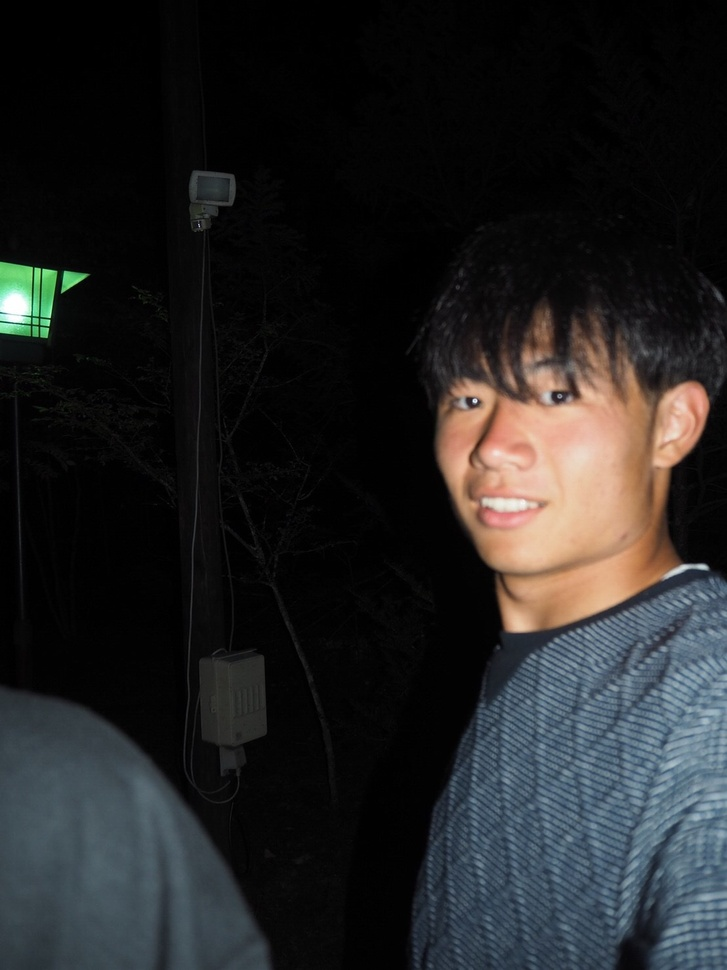
#> input picture rikus/13.JPG, 727 x 970 px, shrunk from 1108 x 1478 before the run
$ python karoe.py
#> lines starting #> are read from the running program, lines starting #| are printed output that depends on the picture
# -*- coding:utf-8 -*-
import cv2
import numpy as np
import matplotlib.pyplot as plt # matplotlibを読み込んで、pyplotを pltという名前で使う。
import re

# 先ほど集めてきた画像データのあるディレクトリ
input_data_path = './rikus/'
# 切り抜いた画像の保存先ディレクトリ(予めディレクトリを作っておいてください)
save_path = './rikukaroes/'
# OpenCVのデフォルトの分類器のpath。(https://github.com/opencv/opencv/blob/master/data/haarcascades/haarcascade_frontalface_default.xmlのファイルを使う)
cascade_path = "../../opencv/data/haarcascades/haarcascade_frontalface_alt.xml"

faceCascade = cv2.CascadeClassifier(cascade_path)

# 収集した画像の枚数(任意で変更)
image_count = 13
# 顔検知に成功した数(デフォルトで0を指定)
face_detect_count = 0

# 集めた画像データから顔が検知されたら、切り取り、保存する。

for i in range(image_count):
    img = cv2.imread(input_data_path + str(image_count) + '.JPG', cv2.IMREAD_COLOR)
#> img is the input picture: shape (970, 727, 3); mean B, G, R 35.6, 35.3, 35.1
    print(i)
    gray = cv2.cvtColor(img, cv2.COLOR_BGR2GRAY)
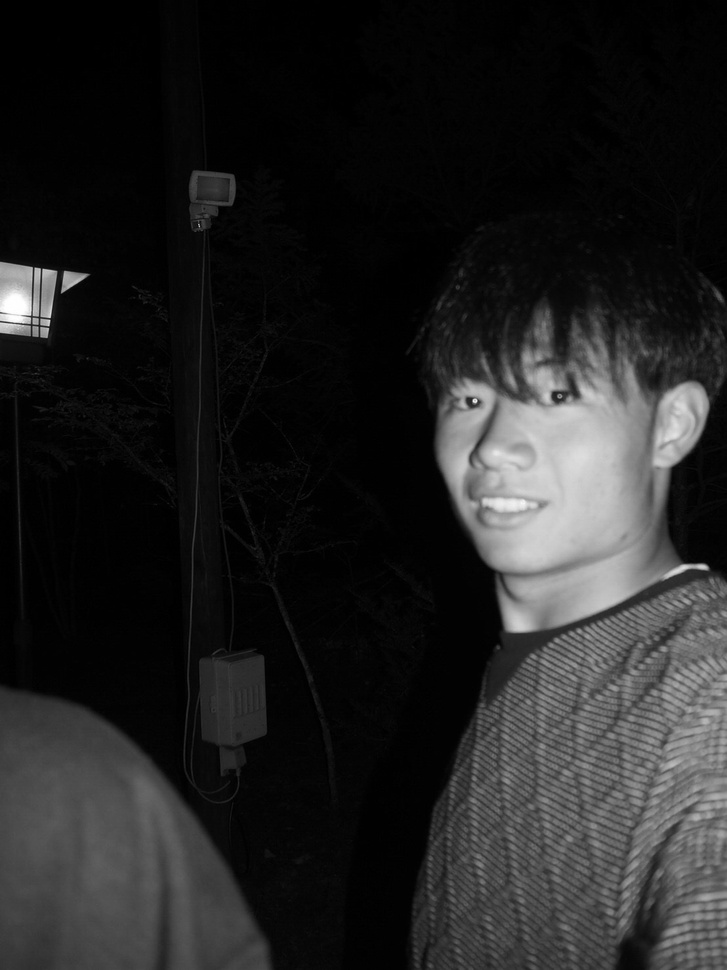
#> gray: shape (970, 727); min 0, max 255, mean 35.3
    face = faceCascade.detectMultiScale(gray, 1.1, 3)
#> face = ()
    if len(face) > 0:
        for rect in face:
            # 顔認識部分を赤線で囲み保存(今はこの部分は必要ない)
            # cv2.rectangle(img, tuple(rect[0:2]), tuple(rect[0:2]+rect[2:4]), (0, 0,255), thickness=1)
            # cv2.imwrite('detected.jpg', img)
            x = rect[0]
            y = rect[1]
            w = rect[2]
            h = rect[3]
            cv2.imwrite(save_path + 'cutted_zuck' + str(face_detect_count) + '.JPG', img[y:y+h, x:x+w])
            face_detect_count = face_detect_count + 1
    else:
        print('image' + str(i) + ':NoFace')
